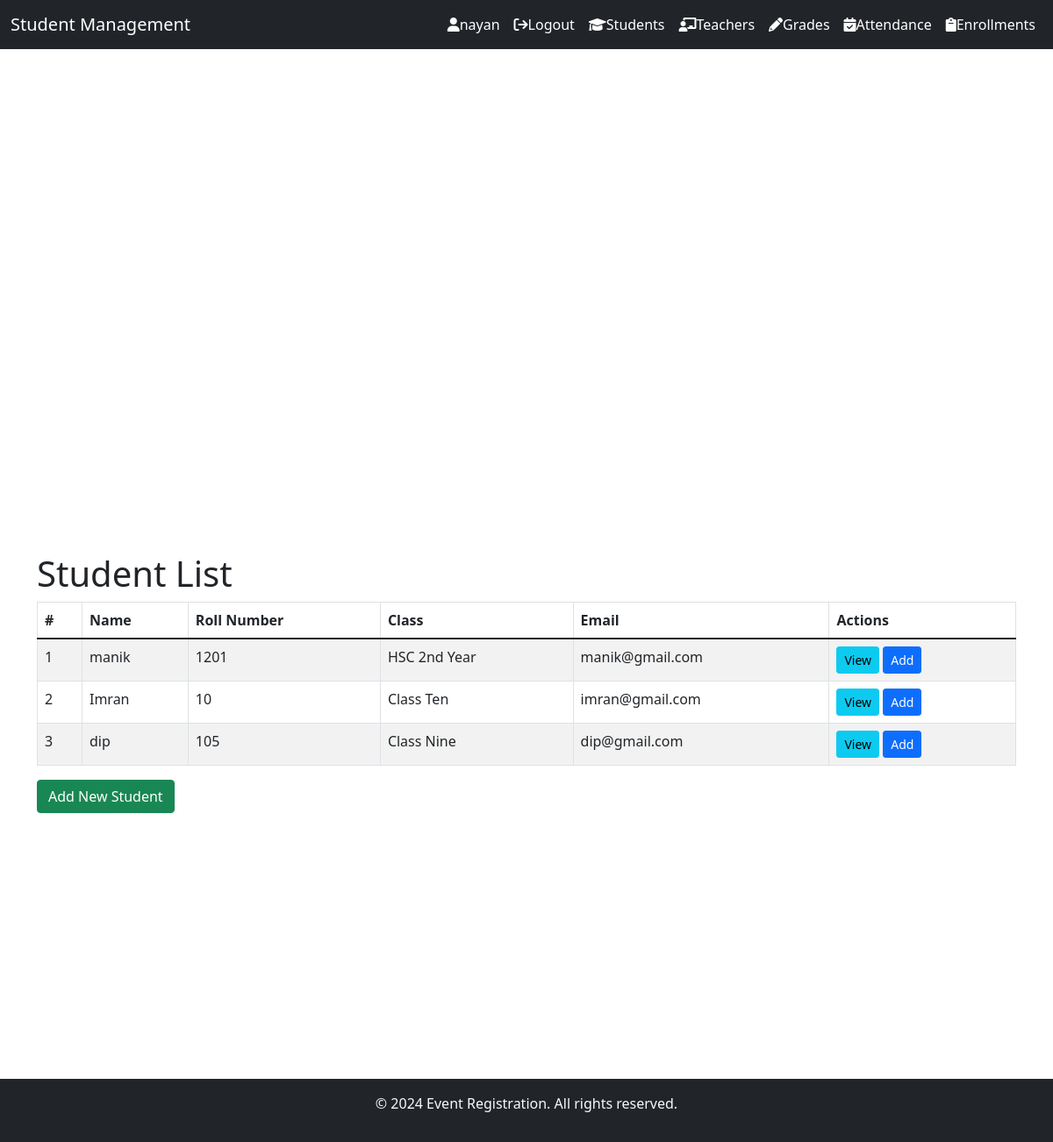
The app's page /students/ (signed in) with its own data.
### students/models.py (models this page shows, shortened)
class Student(models.Model):
    name = models.CharField(max_length=100)
    age = models.PositiveIntegerField()
    email = models.EmailField(unique=True)
    roll_number = models.CharField(max_length=10, unique=True)
    student_class = models.ForeignKey(Class, related_name='students', on_delete=models.CASCADE)
    enrollment_date = models.DateField(auto_now_add=True)

class Class(models.Model):
    name = models.CharField(max_length=100, unique=True)
    description = models.TextField(blank=True, null=True)

### students/views.py (the view)
# urls.py: path('students/', views.student_list, name='student_list'),
def student_list(request):
    students = Student.objects.all()
    return render(request, 'students/student_list.html', {'students': students})

### students/templates/students/student_list.html
{% extends 'Students/base.html' %}
{% block content %}
{% if user.is_authenticated %}
<div class="container" style="margin-top: 70px; min-height: 600px;">
    <h1>Student List</h1>
    <table class="table table-bordered table-striped">
        <thead>
            <tr>
                <th>#</th>
                <th>Name</th>
                <th>Roll Number</th>
                <th>Class</th>
                <th>Email</th>
                <th>Actions</th>
            </tr>
        </thead>
        <tbody>
            {% for student in students %}
            <tr>
                <td>{{ forloop.counter }}</td>
                <td>{{ student.name }}</td>
                <td>{{ student.roll_number }}</td>
                <td>{{ student.student_class.name }}</td>
                <td>{{ student.email }}</td>
                <td>
                    <a href="{% url 'student_detail' student.pk %}" class="btn btn-info btn-sm">View</a>
                    <a href="{% url 'student_create' %}" class="btn btn-primary btn-sm">Add</a>
                </td>
            </tr>
            {% endfor %}
        </tbody>
    </table>
    <a href="{% url 'student_create' %}" class="btn btn-success">Add New Student</a>
</div>
{% else %}
<h3 class="text-danger m-2">You are not allow, Please Login In!</h3> <br> <br> <br> <br>
{% endif %}
{% endblock content %}

### students/templates/students/base.html (shortened to what this page needs)
<!doctype html>
{% load static %}
<html lang="en">
  <head>
    <link href="https://cdn.jsdelivr.net/npm/bootstrap@5.1.3/dist/css/bootstrap.min.css" rel="stylesheet">
     <link rel="stylesheet" href="{%static 'css/style.css'%}">
     <link href="https://cdnjs.cloudflare.com/ajax/libs/font-awesome/6.0.0-beta3/css/all.min.css" rel="stylesheet">
  </head>
  <body>
    {% include 'students/navbar.html'%}
    {% include 'students/slide.html'%}
    {% block content %}
    {% endblock content %}
    <footer class="py-3 bg-dark text-light text-center">
        <p>&copy; 2024 Event Registration. All rights reserved.</p>
    </footer>
  </body>
</html>

### students/templates/students/navbar.html (shortened to what this page needs)
<nav class="navbar navbar-expand-lg navbar-dark bg-dark fixed-top">
  <div class="container-fluid">
    <a class="navbar-brand" href="/">Student Management</a>
    <div class="collapse navbar-collapse" id="navbarNavAltMarkup">
      <div class="navbar-nav ms-auto">
        {% if request.user.is_authenticated %}
          <a class="nav-link text-white" href="#"><i class="fa fa-user"></i>{{ request.user }}</a>
          <a class="nav-link text-white" href="{% url 'logout' %}"><i class="fa fa-sign-out"></i>Logout</a>
        <a class="nav-link text-white" href="{% url 'student_list' %}"><i class="fa fa-graduation-cap"></i>Students</a>
        <a class="nav-link text-white" href="{% url 'teacher_list' %}"><i class="fa fa-chalkboard-teacher"></i>Teachers</a>
        <a class="nav-link text-white" href="{% url 'grade_list' %}"><i class="fa fa-pencil-alt"></i>Grades</a>
        <a class="nav-link text-white" href="{% url 'attendance_list' %}"><i class="fa fa-calendar-check"></i>Attendance</a>
        <a class="nav-link text-white" href="{% url 'enrollment_list' %}"><i class="fa fa-clipboard"></i>Enrollments</a>
        {% endif %}
      </div>
    </div>
  </div>
</nav>

### students/templates/students/slide.html (shortened to what this page needs)
{%load static %}
<div id="carouselExampleIndicators" class="carousel slide" data-bs-ride="carousel">
    <div class="carousel-indicators">
      <button type="button" data-bs-target="#carouselExampleIndicators" data-bs-slide-to="0" class="active" aria-current="true" aria-label="Slide 1"></button>
      <button type="button" data-bs-target="#carouselExampleIndicators" data-bs-slide-to="1" aria-label="Slide 2"></button>
      <button type="button" data-bs-target="#carouselExampleIndicators" data-bs-slide-to="2" aria-label="Slide 3"></button>
      <button type="button" data-bs-target="#carouselExampleIndicators" data-bs-slide-to="3" aria-label="Slide 4"></button>
    </div>
    <div class="carousel-inner">
      <div class="carousel-item active">
        <img src="{%static 'images/1.jpeg'%}" class="d-block w-100" alt="Slide 1">
      </div>
    </div>
    <button class="carousel-control-prev" type="button" data-bs-target="#carouselExampleIndicators" data-bs-slide="prev">
      <span class="carousel-control-prev-icon" aria-hidden="true"></span>
    </button>
    <button class="carousel-control-next" type="button" data-bs-target="#carouselExampleIndicators" data-bs-slide="next">
      <span class="carousel-control-next-icon" aria-hidden="true"></span>
    </button>
  </div>

### students/static/css/style.css (style rules this page uses)
.carousel-item img { object-fit:cover; object-position: top; height:70vh; overflow: hidden; }

### records on screen
Student: name "manik", roll_number "1201", student_class.name "HSC 2nd Year", email "manik@gmail.com"
Student: name "Imran", roll_number "10", student_class.name "Class Ten", email "imran@gmail.com"
Student: name "dip", roll_number "105", student_class.name "Class Nine", email "dip@gmail.com"

### other values on screen
{{ request.user }} "nayan"
